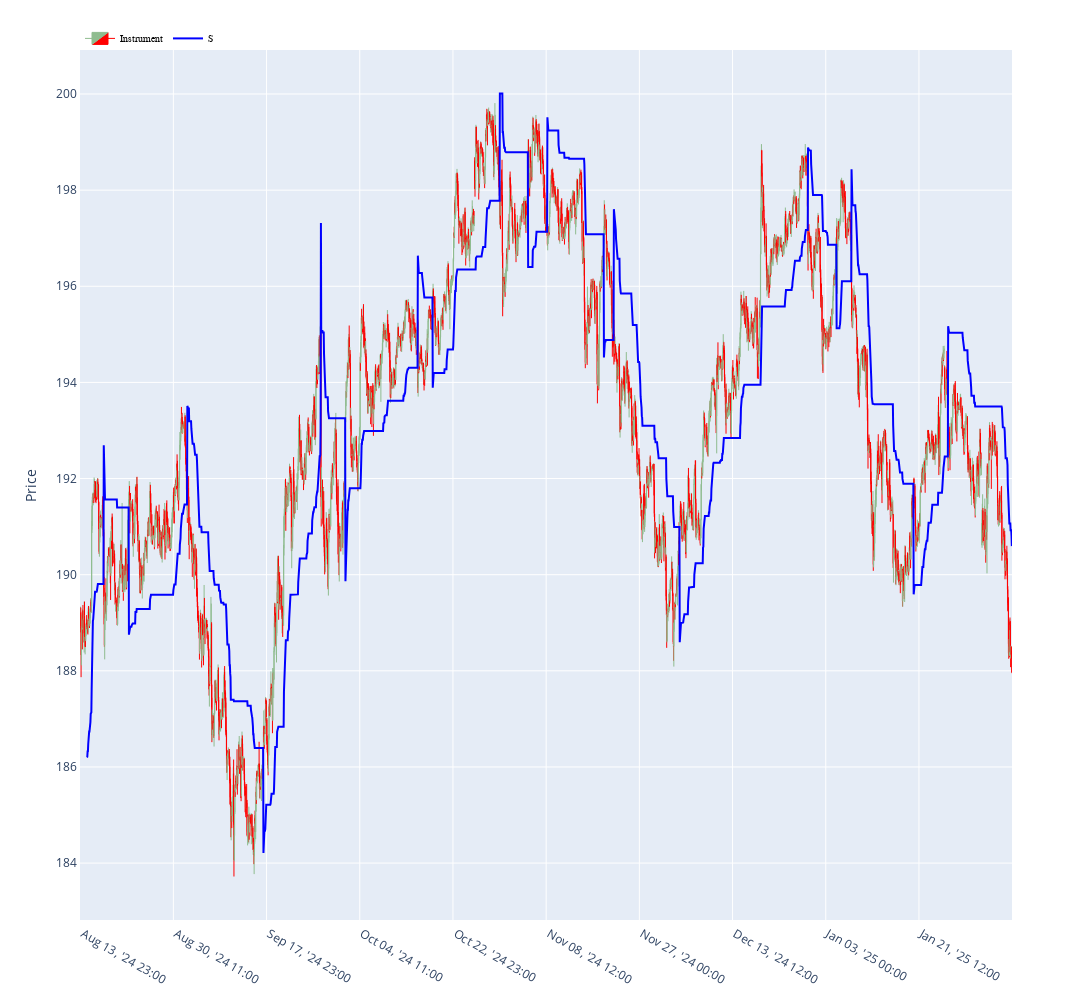

Here is the notebook cell this chart was saved with:
### Code cell
df_plot = data.iloc[-3000:].copy()
ind = gz.indicators(SuperTrend(df_plot, 21, 6))
fig = gz.plot_candles(df_plot, indicators=ind, show=True)

### Figure 1 — Plotly figure (JSON) as saved in the notebook; plotly's stock layout.template omitted (floating-point values rounded to 4 significant figures; data arrays with more than 128 entries replaced by an {"elided": "..."} marker saying what was removed)
{"data": [{"close": {"elided": "3000 float values"}, "decreasing": {"fillcolor": "red", "line": {"color": "red"}}, "high": {"elided": "3000 float values"}, "hoverinfo": "y+x", "increasing": {"fillcolor": "darkseagreen", "line": {"color": "darkseagreen"}}, "line": {"width": 1}, "low": {"elided": "3000 float values"}, "name": "Instrument", "opacity": 1, "open": {"elided": "3000 float values"}, "showlegend": true, "type": "candlestick", "x": {"elided": "3000 str values"}, "xaxis": "x", "yaxis": "y"}, {"hoverinfo": "y+x", "line": {"color": "blue", "width": 2}, "marker": {"color": "blue", "size": 5, "symbol": "circle"}, "mode": "lines", "name": "S", "type": "scatter", "x": {"elided": "3000 str values"}, "xaxis": "x", "y": {"elided": "3000 float values"}, "yaxis": "y"}], "layout": {"height": 1000, "hoverlabel": {"bgcolor": "rgba(255,255,255,0.5)"}, "hovermode": "x unified", "legend": {"bgcolor": "rgba(255,255,255,0)", "font": {"color": "black", "family": "sans-serif", "size": 10}, "orientation": "h", "traceorder": "normal", "x": 0, "y": 1.03}, "margin": {"b": 20, "t": 50}, "width": 2000, "xaxis": {"anchor": "y", "domain": [0, 1], "matches": "x", "rangeslider": {"visible": false}, "showline": true, "showspikes": true, "spikecolor": "green", "spikemode": "across", "spikesnap": "cursor", "tickvals": [" Aug 13, '24 23:00", " Aug 30, '24 11:00", " Sep 17, '24 23:00", " Oct 04, '24 11:00", " Oct 22, '24 23:00", " Nov 08, '24 12:00", " Nov 27, '24 00:00", " Dec 13, '24 12:00", " Jan 03, '25 00:00", " Jan 21, '25 12:00"]}, "yaxis": {"anchor": "x", "domain": [0, 1], "showline": true, "showspikes": true, "showticklabels": true, "spikecolor": "green", "spikemode": "across", "spikesnap": "cursor", "title": {"text": "Price"}}}}
